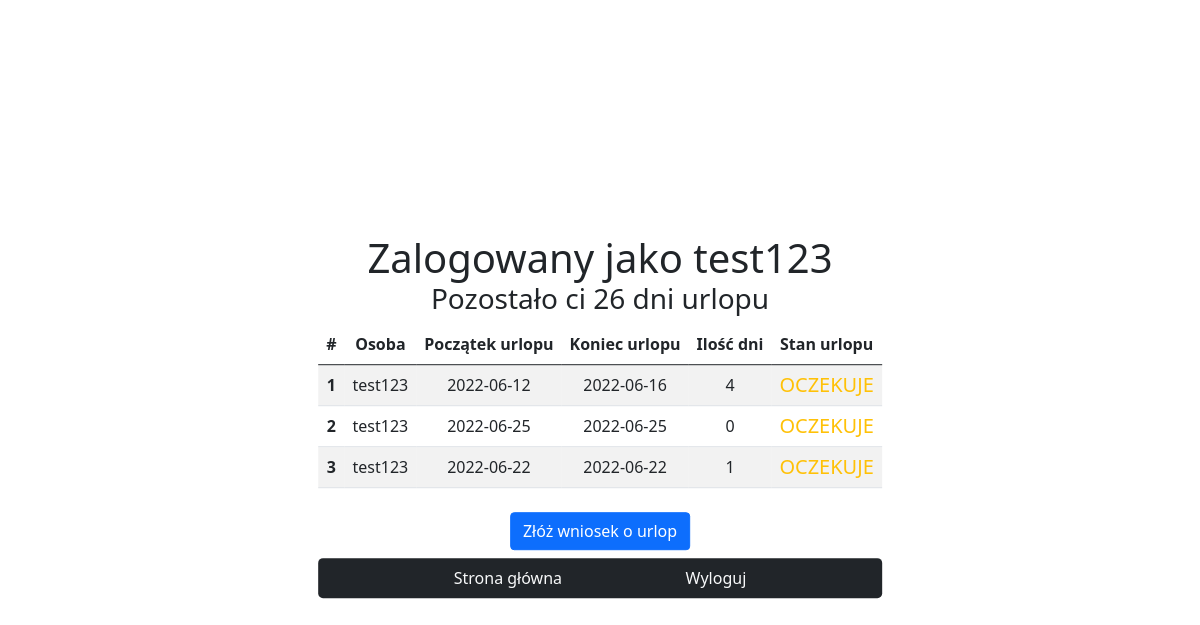
The page /leave/test123 (signed in) on the database its author committed.
### urlop/models.py (models this page shows, shortened)
class User(db.Model, UserMixin):
    id = db.Column(db.Integer, primary_key=True)
    username = db.Column(db.String(30), unique=True, nullable=False)
    email = db.Column(db.String(40), unique=True, nullable=False)
    role = db.Column(db.String(20), default='user')
    password = db.Column(db.String(60), nullable=False)
    leave = db.relationship('Leave', backref='user', lazy=True)
    days_left = db.Column(db.Integer, default=26)

class Leave(db.Model, UserMixin):
    id = db.Column(db.Integer, primary_key=True)
    start_day = db.Column(db.DateTime, nullable=False)
    end_day = db.Column(db.DateTime, nullable=False)
    accepted = db.Column(db.Integer, unique=False, default=0)
    deleted = db.Column(db.Boolean, default=False, nullable=False)
    user_id = db.Column(db.Integer, db.ForeignKey('user.id'), nullable=False)

### urlop/routes.py (the view, shortened to what this page needs)
@app.route('/leave/<string:name>', methods=['POST', 'GET'])
@login_required
def leave(name, opt=None):
    if current_user.role == 'Admin':
        leaves = Leave.query.filter_by(deleted=False).all()
    else:
        leaves = User.query.filter_by(username=current_user.username).first().leave
        leaves = [leave for leave in leaves if leave.deleted == False]
    form_search = SearchForm()
    form = LeaveForm()
    if opt is not None:
        pass
    return render_template('leave.html',
                           users=User.query.all(),
                           form=form,
                           form_search=form_search,
                           leaves=leaves,
                           title=name,
                           days_fun=calculate_days)

### urlop/models.py (called while the page is built)
@login_manager.user_loader
def load_user(user_id):
    return User.query.get(int(user_id))

### urlop/routes.py (called while the page is built)
def calculate_days(start_date, end_date):
    delta = datetime.timedelta(days=1)
    days = 0
    while start_date <= end_date:
        days = days + 1 if start_date.isoweekday() <= 5 else days
        start_date += delta
    return days

### urlop/templates/leave.html (shortened to what this page needs)
{% extends 'base.html' %}
{% block content %}
<h1>Zalogowany jako {{ current_user.username }}</h1>
<h3>Pozostało ci {{ current_user.days_left }} dni urlopu</h3>
<table class="table table-striped mt-2">
    <thead>
    <tr>
        <th scope="col">#</th>
        <th scope="col">Osoba</th>
        <th scope="col">Początek urlopu</th>
        <th scope="col">Koniec urlopu</th>
        <th scope="col">Ilość dni</th>
        <th scope="col">Stan urlopu</th>
    </tr>
    </thead>
    <tbody>
    {% for leave in leaves %}
    <tr>
        <th scope="row">{{ loop.index }}</th>
        <td>{{leave.user.username}}</td>
        <td>{{leave.start_day.date()}}</td>
        <td>{{leave.end_day.date()}}</td>
        <td>{{days_fun(leave.start_day, leave.end_day)}}</td>
        <td>
            {% if leave.accepted == 1 %}
            <h5 class="text-success">ZAAKCEPTOWANO</h5>
            {% elif leave.accepted == 0 %}
            <h5 class="text-warning">OCZEKUJE</h5>
            {% else %}
            <h5 class="text-danger">ODRZUCONO</h5>
            {% endif %}
        </td>
    </tr>
    {% endfor %}
    </tbody>
</table>
<button type="button" class="btn btn-primary m-2" data-bs-toggle="modal" data-bs-target="#sendModal">
    Złóż wniosek o urlop
</button>
<nav class="navbar navbar-dark bg-dark rounded-3">
    <div class="container-sm d-flex justify-content-evenly">
        {% if current_user.is_authenticated %}
        <a href="{{url_for('index')}}" class="link-light text-decoration-none">Strona główna</a>
        <a href="{{url_for('logout')}}" class="link-light text-decoration-none">Wyloguj</a>
        {% else %}
        <a href="{{url_for('login')}}" class="link-light text-decoration-none">Zaloguj się</a>
        <a href="{{url_for('index')}}" class="link-light text-decoration-none">Strona główna</a>
        {% endif %}
    </div>
</nav>
{% endblock content %}

### urlop/templates/base.html (style rules this page uses)
.h1, .h2, .h3, .h4, .h5, .h6, h1, h2, h3, h4, h5, h6 { margin-bottom: 0; }
td, th { text-align:center; vertical-align:middle; }

### rows shown on the page
User: username "test123", days_left "26"
Leave: user.username "test123", start_day "2022-06-12", end_day "2022-06-16", start_day+end_day "4", accepted "OCZEKUJE"
Leave: user.username "test123", start_day "2022-06-25", end_day "2022-06-25", start_day+end_day "0", accepted "OCZEKUJE"
Leave: user.username "test123", start_day "2022-06-22", end_day "2022-06-22", start_day+end_day "1", accepted "OCZEKUJE"
